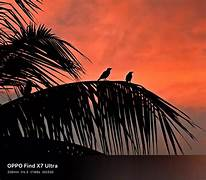
#> input picture exp3.png, 206 x 180 px
$ python 'exp 3show outline using Canny function.  .py'
#> lines starting #> are read from the running program, lines starting #| are printed output that depends on the picture; after the words box and inside, x2 and y2 are one past the last pixel; in counts of white or black regions, pixels touching at a corner belong together
import cv2

# Read the image
img = cv2.imread("exp3.png")
#> img is the input picture: shape (180, 206, 3); mean B, G, R 44.1, 56.8, 111.2

# Check if image is loaded
if img is None:
    print("Error: Image not found!")
else:
    # Convert image to grayscale
    gray = cv2.cvtColor(img, cv2.COLOR_BGR2GRAY)
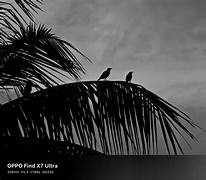
#> gray: shape (180, 206); min 0, max 255, mean 71.6

    # Apply Canny Edge Detection
    edges = cv2.Canny(gray, 100, 200)
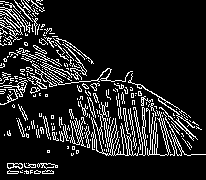
#> edges: shape (180, 206); 13.3% white in thin lines or dots

    # Display the original image
    cv2.imshow("Original Image", img)

    # Display the outline (edges)
    cv2.imshow("Canny Edge Detection", edges)

    # Save the output image
    cv2.imwrite("canny_output.png", edges)

    print("Outline image saved as canny_output.png")

    # Wait until a key is pressed
    cv2.waitKey(0)

    # Close all windows
    cv2.destroyAllWindows()

$ run again, with exp1.png copied over exp3.png
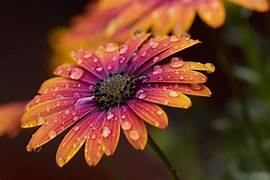
#> input picture exp1.png, 270 x 180 px
#> img is the input picture: shape (180, 270, 3); mean B, G, R 38.7, 58, 107.1
#> `gray = cv2.cvtColor(img, cv2.COLOR_BGR2GRAY)`:
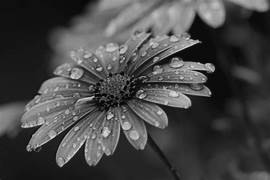
#> gray: shape (180, 270); min 1, max 232, mean 70.5
#> `edges = cv2.Canny(gray, 100, 200)`:
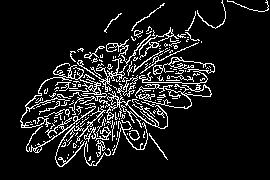
#> edges: shape (180, 270); 10.6% white in thin lines or dots, all inside (x1, y1, x2, y2) = (20, 0, 269, 167)
